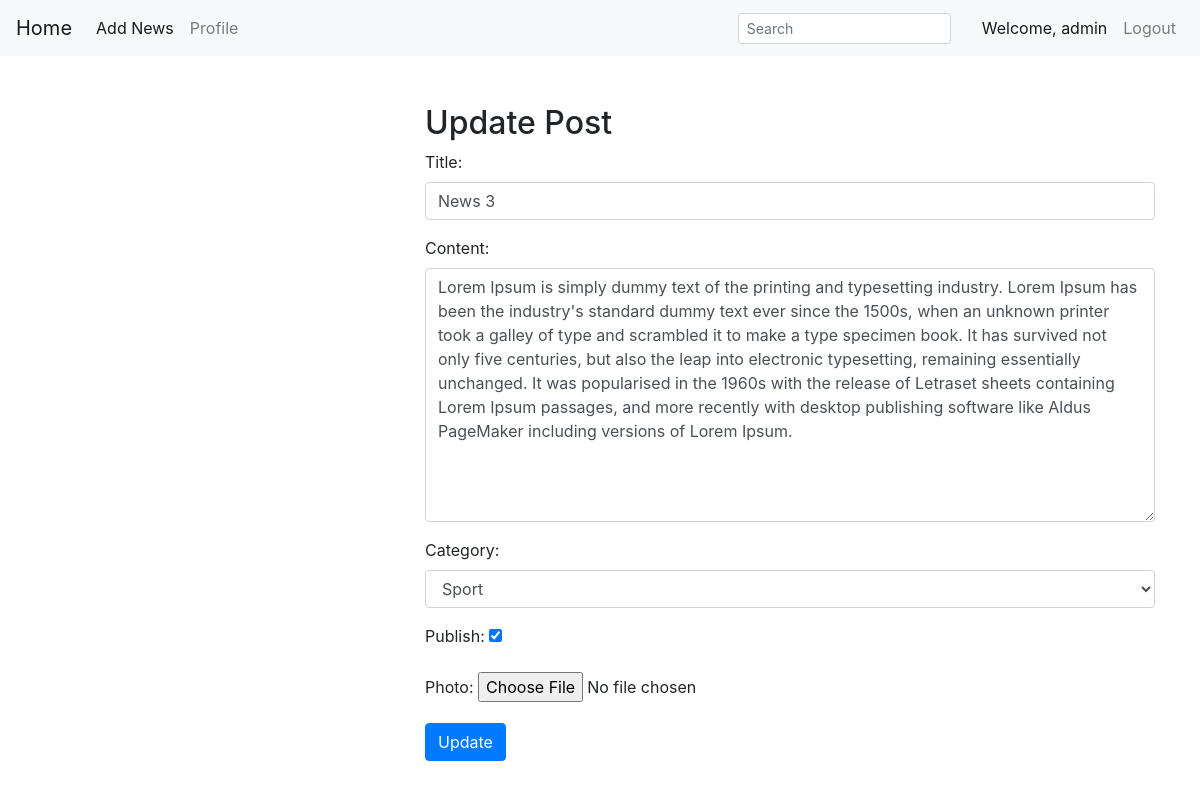
The app's page /7/edits/ (signed in) with its own data.
### users/models.py (models this page shows)
class customuser(AbstractUser):
    age=models.PositiveIntegerField(default=0,blank=True)
    bio=models.TextField(blank=True)
    photo=models.ImageField(upload_to='user_photos/',blank=True)
    name=models.CharField(max_length=255,blank=True)
    surname=models.CharField(max_length=255,blank=True)

### post/models.py (models this page shows, shortened)
class News(models.Model):
    title=models.CharField(max_length=150,verbose_name='Title')
    content=models.TextField(verbose_name='Content')
    created_at=models.DateTimeField(auto_now_add=True,verbose_name='Nashr sanasi')
    update_at=models.DateTimeField(auto_now=True,verbose_name='Yangilangan nashr sanasi')
    photo=models.ImageField(upload_to='photos/%Y/%m/%d/',verbose_name='Photo',blank=True)
    is_published=models.BooleanField(default=True,verbose_name='Publish')
    category=models.ForeignKey('Category',on_delete=models.PROTECT,null=True,verbose_name='Category')
    author=models.ForeignKey(settings.AUTH_USER_MODEL,verbose_name='Author',on_delete=models.CASCADE,null=True)
    likes = models.ManyToManyField(settings.AUTH_USER_MODEL, related_name='blog_post',blank=True)
    class Meta:
        verbose_name='Yangilik'
        verbose_name_plural='Yangiliklar'
        ordering=['-created_at']

class Category(models.Model):
    title=models.CharField(max_length=150,db_index=True,verbose_name='Kategoriya nomi')
    def __str__(self):
        return self.title
    class Meta:
        verbose_name='Kategoriya'
        verbose_name_plural='Kategori'
        ordering=['title']

### post/views.py (the view)
# urls.py: path('<int:pk>/edits/', PostUpdateView.as_view(), name='artical_edit'),
class PostUpdateView(generic.UpdateView):
    form_class = UpdateNewsForm
    template_name = 'update.html'
    success_url = reverse_lazy('home')
    def get_queryset(self):
        return News.objects.filter(pk=self.kwargs['pk'])

### post/forms.py
class UpdateNewsForm(forms.ModelForm):
    class Meta:
        model=News
        fields = ('title', 'content', 'category', 'is_published', 'photo')
        widgets={
            'title':forms.TextInput(attrs={'class':'form-control'}),
            'category': forms.Select(attrs={'class': 'form-control'}),
            'content': forms.Textarea(attrs={'class': 'form-control'}),
        }

### templates/update.html (shortened to what this page needs)
{%extends 'base.html'%}
{%block content%}
      {%if user.is_authenticated%}
<h2>Update Post</h2>
<form method="post">
{{form.as_p}}
<button type="submit" class="btn btn-primary">Update</button>
</form>
{%else%}
<h1 class="text-danger">Your are not authenticated</h1><a href="{%url 'login'%}">Login</a>
{%endif%}
{%endblock%}

### templates/inc/_navbar.html (shortened to what this page needs)
<nav class="navbar navbar-expand-lg navbar-light bg-light">
  <a class="navbar-brand" href="{%url 'home'%}">Home</a>
  <div class="collapse navbar-collapse" id="navbarNav">
      {%if user.is_authenticated%}
    <ul class="navbar-nav">
      <li class="nav-item active">
        <a class="nav-link" href="{%url 'add_news'%}">Add News<span class="sr-only">(current)</span></a>
      </li>
      <li class="nav-item">
        <a class="nav-link" href="{%url 'profile' user.id%}">Profile</a>
      </li>
    </ul>
    {%endif%}
  </div>
<form action="{%url 'search'%}">
  <input class="form-control form-control-sm ml-5 w-75" type="text" placeholder="Search" name="search" id="Search"
    aria-label="Search">
</form>
  {%if user.is_authenticated%}
<ul class="navbar-nav">
      <li class="nav-item active">
        <a class="nav-link" href="{%url 'profile' user.id%}">Welcome, {{user.username}}  </a>
      </li>
    <li class="nav-item ">
        <a class="nav-link" href="{%url 'logout'%}">Logout</a>
      </li>
</ul>
  {%endif%}
</nav>

### records on screen
customuser: username "admin"
News: title "News 3", content "Lorem Ipsum is simply dummy text of the printing and typesetting industry. Lorem Ipsum has been the industry's standard dummy text ever since the 1500s, when an unknown printer took a galley of type and scrambled it to make a type specimen book. It has survived not only five centuries, but also the leap into electronic typesetting, remaining essentially unchanged. It was popularised in the 1960s with the release of Letraset sheets containing Lorem Ipsum passages, and more recently with desktop publishing software like Aldus PageMaker including versions of Lorem Ipsum.", category "Sport", is_published "☑"
